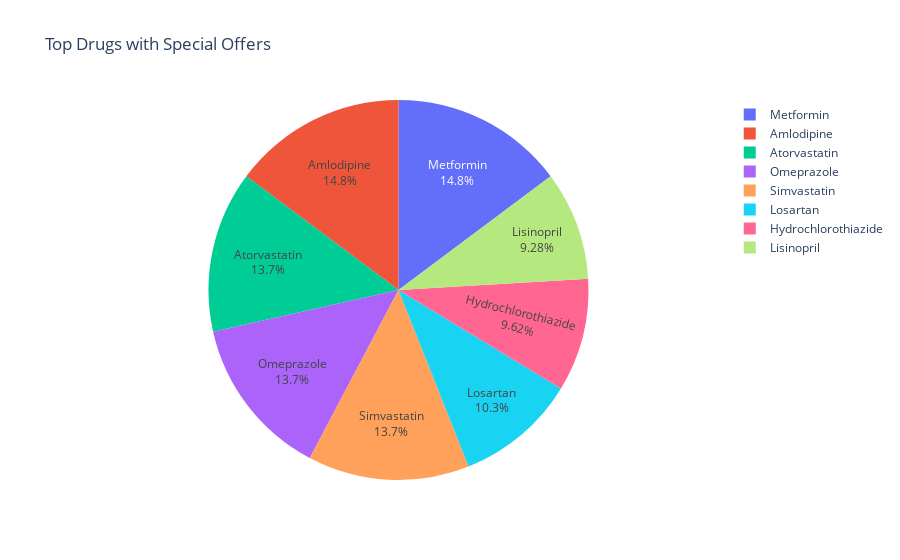

Notebook source saved alongside this figure:
### Markdown cell above
### Hypothesis 2: Drugs Most Frequently Promoted via Special Offers

**Goal:**  
Identify which drugs appear most often in listings that include special offers.

**Approach:**  
We focus only on records where a special offer is mentioned, then analyze and visualize which drugs dominate in these promotions.

**Process:**
1. Filter the dataset for rows where the `special_offer` column contains the word "special".
2. Count occurrences of each drug in this filtered dataset.
3. Select the top 10 most frequently promoted drugs.
4. Visualize the distribution as a pie chart using Plotly, showing each drug’s proportion of total special offers.

**Outcome:**
- Highlights which medications are most often incentivized with special offers.

### Code cell
# 💊 Identify drugs most frequently promoted via special offers
def analyze_special_offer_drugs(df):
    offer_drugs = df[df['special_offer'].str.contains("special", case=False, na=False)]
    return offer_drugs['drug'].value_counts().head(10)

# 📈 Pie chart to visualize proportion of drug offers
def plot_special_offer_drugs_pie(data):
    fig = px.pie(
        names=data.index,
        values=data.values,
        title="Top Drugs with Special Offers",
        template="plotly_white"
    )
    fig.update_traces(textinfo="label+percent")
    fig.show()

# Run and plot
top_offer_drugs = analyze_special_offer_drugs(df)
plot_special_offer_drugs_pie(top_offer_drugs)

### Figure 1 — Plotly figure (JSON) as saved in the notebook; plotly's stock layout.template omitted (floating-point values rounded to 4 significant figures)
{"data": [{"domain": {"x": [0, 1], "y": [0, 1]}, "hovertemplate": "label=%{label}<br>value=%{value}<extra></extra>", "labels": ["Metformin", "Amlodipine", "Atorvastatin", "Omeprazole", "Simvastatin", "Losartan", "Hydrochlorothiazide", "Lisinopril"], "legendgroup": "", "name": "", "showlegend": true, "textinfo": "label+percent", "type": "pie", "values": [43, 43, 40, 40, 40, 30, 28, 27]}], "layout": {"legend": {"tracegroupgap": 0}, "title": {"text": "Top Drugs with Special Offers"}}}
